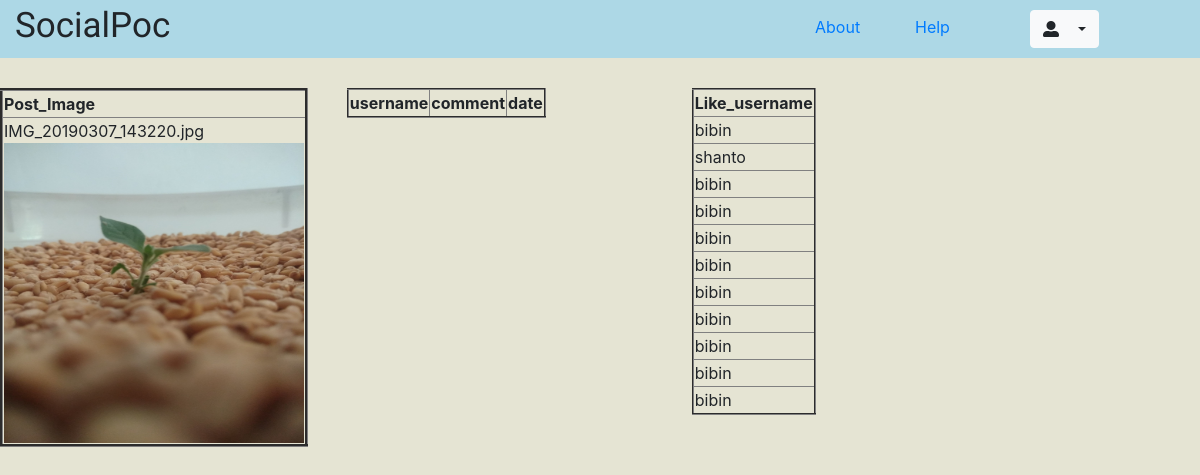
The app's page /post_view/1/ with its own data.
### app1/models.py (models this page shows)
class Posts(models.Model):
    post_id = models.AutoField(primary_key=True)
    username = models.CharField(max_length=20)
    time = models.CharField(max_length=20)
    post_text = models.CharField(max_length=100)
    post_img = models.CharField(max_length=50)

class Likes(models.Model):
    post_id = models.CharField(max_length=5)
    like_username = models.CharField(max_length=20)

### app1/views.py (the view)
# urls.py: url('post_view/(?P<post_id>\w+)/$',views.post_view),
def post_view(request,post_id):
    post=Posts.objects.filter(post_id=post_id)
    comment=Comments.objects.filter(post_id=post_id)
    like=Likes.objects.filter(post_id=post_id)
    return render(request,"admin_postview.html",{'post':post,'comment':comment,'like':like})

### templates/admin_postview.html (shortened to what this page needs)
<!DOCTYPE html>
{% load static %}
<html lang="en" dir="ltr">
  <head>
    <link rel="stylesheet" href="{% static 'css/addpost.css' %}">
    <link rel="stylesheet" href="https://maxcdn.bootstrapcdn.com/bootstrap/4.3.1/css/bootstrap.min.css">
  </head>
  <body style="background-color:#e5e4d3;">
    <section  id="navbar">
      <div class="container-fluid">
        <div style="background-color: lightblue;" class="row nav">
          <div class="col-sm-2 logo">
           SocialPoc
          </div>
          <div style="background-color: lightblue;" class="col-sm-6">
          </div>
          <div class="col-sm-1 top_link">
            <a href="#">About</a>
          </div>
          <div class="col-sm-1 top_link">
            <a href="#">Help</a>
          </div>
          <div class="col-sm-2">
            <div class="dropdown">
              <div class="btn btn-light dropdown-toggle" data-toggle="dropdown">
                <span><i class="fas fa-user-alt"></i></span> {{username}}
              </div>
            </div>
          </div>
        </div>
      </div>
    </section>
<div style="margin:30px auto;">
  <div class="row">
	<div class="col-lg-3 col-md-6 col-sm-12 col-xs-12">
    <table border="3">
      <thead>
      <th>Post_Image</th>
      </thead>
      {% for p in post %}
      <tr>
        <td><div>{{p.post_img}}</div><img src="../../../../media/{{ p.post_img}}" height="300" width="300"></td>
      </tr>
      {% endfor %}
    </table>
</div>
<div class="col-lg-3 col-md-6 col-sm-12 col-xs-12">
    <center>
      <table border="2">
        <thead>
        <th>username</th>
        <th>comment</th>
        <th>date</th>
        </thead>
      </table>
    </center>
</div>
<div class="col-lg-3 col-md-6 col-sm-12 col-xs-12">
  <center>
    <table border="2">
      <thead>
      <th>Like_username</th>
      </thead>
      {% for l in like %}
      <tr>
        <td>{{l.like_username}}</td>
      </tr>
      {% endfor %}
    </table>
  </center>
</div>
</body>
</html>

### static/css/addpost.css (style rules this page uses)
.logo { font-family: 'Zhi Mang Xing', cursive; font-size: 35px; width:50%; padding-left: 20px; }
.dropdown { padding: 10px 15px; }
span { padding-right: 10px; }
.top_link { padding-top: 15px; }
.nav { background-color: lightblue; }

### templates/admin_postview.html (style rules this page uses)
.nav { background-color: lightblue; }

### records on screen
Posts: post_img "IMG_20190307_143220.jpg", post_img (picture)
Likes: like_username "bibin"
Likes: like_username "shanto"
Likes: like_username "bibin"
Likes: like_username "bibin"
Likes: like_username "bibin"
Likes: like_username "bibin"
Likes: like_username "bibin"
Likes: like_username "bibin"
Likes: like_username "bibin"
Likes: like_username "bibin"
Likes: like_username "bibin"
